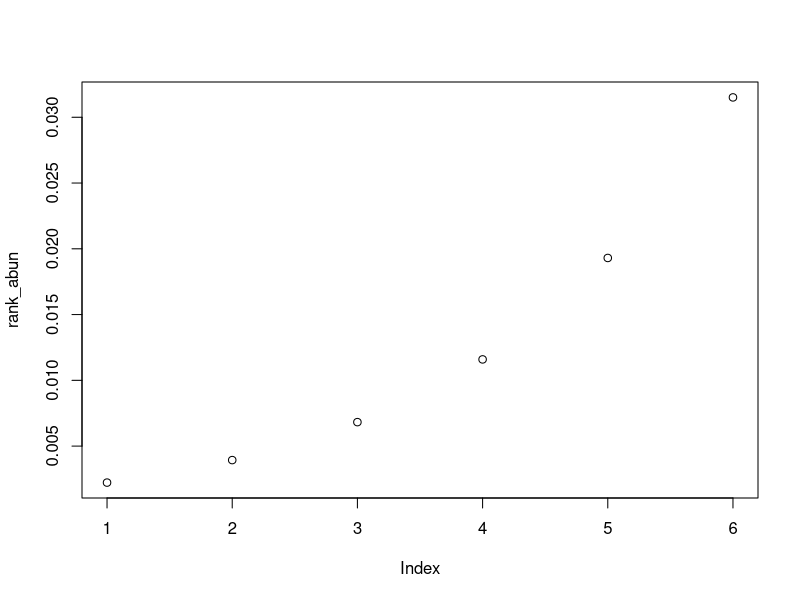

Source code (R): (Note: this script raises an error after producing the figure.)
#Description-----------------------------------------
#Practicing preston's law in R
#  22 Nov 2024
#RCS

# Parameters-------------------------------------
#setting up meta-community parameters
num_patches <- 5 #number of patches in metacommunity
num_spp <- 6 #number of POSSIBLE spp in metacommunity

spp_occ <- data.frame(matrix(NA, nrow = num_patches, ncol = num_spp))
S <- c(0.95,0.9,0.75,0.50,0.20,0.1) #an array of probability values for the occurence of each spp

#determine occurence of spp 1
for(i in 1:nrow(spp_occ)){
  for(j in 1:ncol(spp_occ)){
    spp_occ[i,1] <- rbinom(n = 1, size = 1, prob = S[1])
  }
}

#determine occurrence of spp 2
for(i in 1:nrow(spp_occ)){
  for(j in 1:ncol(spp_occ)){
    spp_occ[i,2] <- ifelse(spp_occ[i,1] == 1, rbinom(n = 1, size = 1, prob = S[2]),0)
  }
}

#determine occurrence of spp 3
for(i in 1:nrow(spp_occ)){
  for(j in 1:ncol(spp_occ)){
    spp_occ[i,3] <- ifelse(spp_occ[i,2] == 1, rbinom(n = 1, size = 1, prob = S[3]),0)
  }
}

#determin occurrence of spp 4
for(i in 1:nrow(spp_occ)){
  for(j in 1:ncol(spp_occ)){
    spp_occ[i,4] <- ifelse(spp_occ[i,3] == 1, rbinom(n = 1, size = 1, prob = S[4]),0)
  }
}

#determine occupancy of spp 5
for(i in 1:nrow(spp_occ)){
  for(j in 1:ncol(spp_occ)){
    spp_occ[i,5] <- ifelse(spp_occ[i,4] == 1, rbinom(n = 1, size = 1, prob = S[5]),0)
  }
}

#determine occupancy of spp 6
for(i in 1:nrow(spp_occ)){
  for(j in 1:ncol(spp_occ)){
    spp_occ[i,6] <- ifelse(spp_occ[i,5] == 1, rbinom(n = 1, size = 1, prob = S[6]),0)
  }
}

M <- 3
Y0 <- 10
z <- 0.1 #constant.
P <- 1:num_spp #a vector. Preston's rankThe rank for each spp, which should correspond to the assigned abundance
K <- c(80,70,60,50,40,30,20,10) #this is just an example, but k is the abundance at each rank (i think?)
#this could later become some sort of rnorm(). EX rnorm(n = 1, mean = 10, sd = 1). This provides a starting abdunance for each spp if present
rank_abun <- Y0*exp(-(z*P-M)^2)
plot(rank_abun)

abun <- data.frame(K, rank_abun)
plot(abun$rank_abun, abun$K)  
